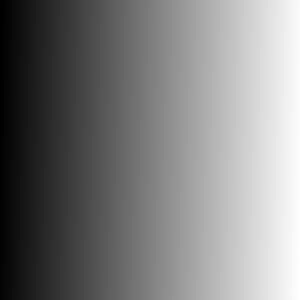
#> input picture gradient.png, 300 x 300 px
$ python 'Matplotlib with open cv.py'
#> lines starting #> are read from the running program, lines starting #| are printed output that depends on the picture; after the words box and inside, x2 and y2 are one past the last pixel; in counts of white or black regions, pixels touching at a corner belong together
import cv2
from matplotlib import pyplot as plt

img = cv2.imread('gradient.png', 0)
#> img: shape (300, 300); min 0, max 255, mean 126.3
_, th1 = cv2.threshold(img, 127, 255, cv2.THRESH_BINARY)
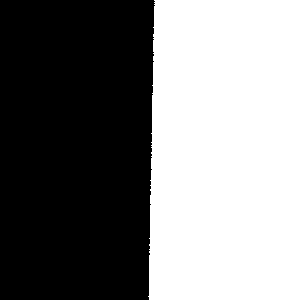
#> th1: shape (300, 300); 49.5% white; 1 white region, box (x1, y1, x2, y2) and area: (148, 0, 300, 300) 44573
_, th2 = cv2.threshold(img, 127, 255, cv2.THRESH_BINARY_INV)
_, th3 = cv2.threshold(img, 127, 255, cv2.THRESH_TRUNC)
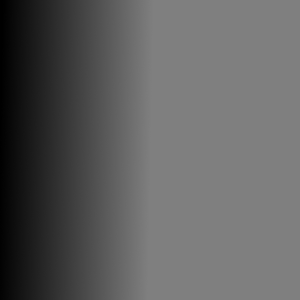
#> th3: shape (300, 300); min 0, max 127, mean 95.1
_, th4 = cv2.threshold(img, 127, 255, cv2.THRESH_TOZERO)
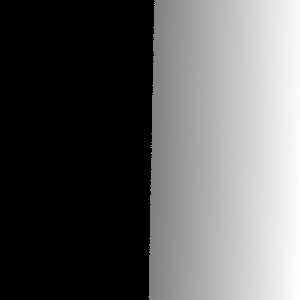
#> th4: shape (300, 300); min 0, max 255, mean 94.1
_, th5 = cv2.threshold(img, 127, 255, cv2.THRESH_TRIANGLE)
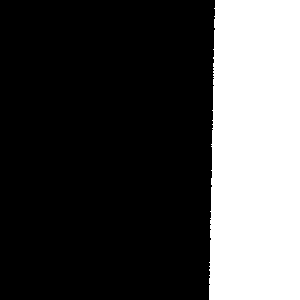
#> th5: shape (300, 300); 29.4% white; 1 white region, box (x1, y1, x2, y2) and area: (209, 0, 300, 300) 26416

titles = ['Original', 'Binary', 'Binary_inv', 'Trunc', 'Tozero', 'Triangle']
images = [img, th1, th2, th3, th4, th5]

for i in range(5):
    plt.subplot(2, 3, i+1), plt.imshow(images[i], 'gray')
    plt.title(titles[i])
    plt.xticks([]), plt.yticks([])

plt.show()


#cv2.waitKey(0)
#v2.destroyALlWindows()
